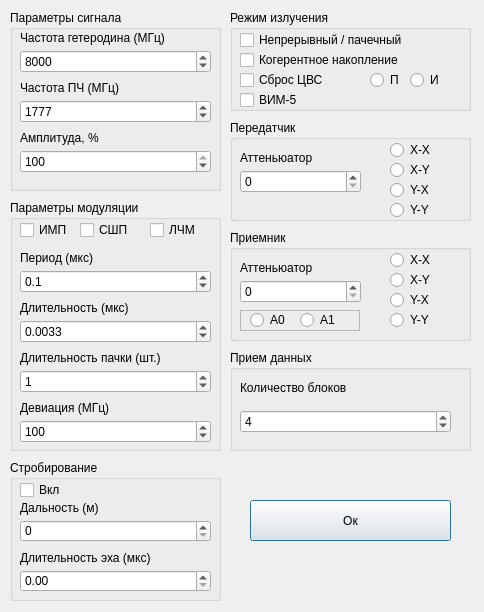
<?xml version="1.0" encoding="UTF-8"?>
<ui version="4.0">
 <class>formSettings</class>
 <widget class="QDialog" name="formSettings">
  <property name="windowModality">
   <enum>Qt::NonModal</enum>
  </property>
  <property name="geometry">
   <rect>
    <x>0</x>
    <y>0</y>
    <width>484</width>
    <height>612</height>
   </rect>
  </property>
  <property name="sizePolicy">
   <sizepolicy hsizetype="Ignored" vsizetype="Ignored">
    <horstretch>0</horstretch>
    <verstretch>0</verstretch>
   </sizepolicy>
  </property>
  <property name="minimumSize">
   <size>
    <width>484</width>
    <height>612</height>
   </size>
  </property>
  <property name="maximumSize">
   <size>
    <width>484</width>
    <height>612</height>
   </size>
  </property>
  <property name="contextMenuPolicy">
   <enum>Qt::NoContextMenu</enum>
  </property>
  <property name="windowTitle">
   <string>Настройка сканирования</string>
  </property>
  <property name="windowIcon">
   <iconset resource="res.qrc">
    <normaloff>:/img/logo.png</normaloff>:/img/logo.png</iconset>
  </property>
  <property name="modal">
   <bool>false</bool>
  </property>
  <widget class="QGroupBox" name="groupBox">
   <property name="geometry">
    <rect>
     <x>10</x>
     <y>10</y>
     <width>211</width>
     <height>181</height>
    </rect>
   </property>
   <property name="title">
    <string>Параметры сигнала</string>
   </property>
   <widget class="QLabel" name="label">
    <property name="geometry">
     <rect>
      <x>10</x>
      <y>20</y>
      <width>191</width>
      <height>16</height>
     </rect>
    </property>
    <property name="text">
     <string>Частота гетеродина (МГц)</string>
    </property>
   </widget>
   <widget class="QSpinBox" name="leGeterodin">
    <property name="geometry">
     <rect>
      <x>10</x>
      <y>40</y>
      <width>191</width>
      <height>23</height>
     </rect>
    </property>
    <property name="maximum">
     <number>10000</number>
    </property>
    <property name="value">
     <number>8000</number>
    </property>
   </widget>
   <widget class="QLabel" name="label_2">
    <property name="geometry">
     <rect>
      <x>10</x>
      <y>70</y>
      <width>191</width>
      <height>16</height>
     </rect>
    </property>
    <property name="text">
     <string>Частота ПЧ (МГц)</string>
    </property>
   </widget>
   <widget class="QSpinBox" name="leFreq">
    <property name="geometry">
     <rect>
      <x>10</x>
      <y>90</y>
      <width>191</width>
      <height>23</height>
     </rect>
    </property>
    <property name="maximum">
     <number>10001</number>
    </property>
    <property name="value">
     <number>1777</number>
    </property>
   </widget>
   <widget class="QLabel" name="label_3">
    <property name="geometry">
     <rect>
      <x>10</x>
      <y>120</y>
      <width>181</width>
      <height>16</height>
     </rect>
    </property>
    <property name="text">
     <string>Амплитуда, %</string>
    </property>
   </widget>
   <widget class="QSpinBox" name="leAmp">
    <property name="geometry">
     <rect>
      <x>10</x>
      <y>140</y>
      <width>191</width>
      <height>23</height>
     </rect>
    </property>
    <property name="maximum">
     <number>100</number>
    </property>
    <property name="value">
     <number>100</number>
    </property>
   </widget>
  </widget>
  <widget class="QGroupBox" name="groupBox_2">
   <property name="geometry">
    <rect>
     <x>10</x>
     <y>200</y>
     <width>211</width>
     <height>251</height>
    </rect>
   </property>
   <property name="title">
    <string>Параметры модуляции</string>
   </property>
   <widget class="QCheckBox" name="cbPulseMod">
    <property name="geometry">
     <rect>
      <x>10</x>
      <y>20</y>
      <width>61</width>
      <height>20</height>
     </rect>
    </property>
    <property name="text">
     <string>ИМП</string>
    </property>
   </widget>
   <widget class="QCheckBox" name="cbUWB">
    <property name="geometry">
     <rect>
      <x>70</x>
      <y>20</y>
      <width>61</width>
      <height>20</height>
     </rect>
    </property>
    <property name="text">
     <string>СШП</string>
    </property>
   </widget>
   <widget class="QCheckBox" name="cbLFM">
    <property name="geometry">
     <rect>
      <x>140</x>
      <y>20</y>
      <width>61</width>
      <height>20</height>
     </rect>
    </property>
    <property name="text">
     <string>ЛЧМ</string>
    </property>
   </widget>
   <widget class="QLabel" name="label_4">
    <property name="geometry">
     <rect>
      <x>10</x>
      <y>50</y>
      <width>161</width>
      <height>16</height>
     </rect>
    </property>
    <property name="text">
     <string>Период (мкс)</string>
    </property>
   </widget>
   <widget class="QDoubleSpinBox" name="lePeriod">
    <property name="geometry">
     <rect>
      <x>10</x>
      <y>70</y>
      <width>191</width>
      <height>23</height>
     </rect>
    </property>
    <property name="decimals">
     <number>1</number>
    </property>
    <property name="value">
     <double>0.100000000000000</double>
    </property>
   </widget>
   <widget class="QLabel" name="label_5">
    <property name="geometry">
     <rect>
      <x>10</x>
      <y>100</y>
      <width>161</width>
      <height>16</height>
     </rect>
    </property>
    <property name="text">
     <string>Длительность (мкс)</string>
    </property>
   </widget>
   <widget class="QDoubleSpinBox" name="leDuration">
    <property name="geometry">
     <rect>
      <x>10</x>
      <y>120</y>
      <width>191</width>
      <height>23</height>
     </rect>
    </property>
    <property name="decimals">
     <number>4</number>
    </property>
    <property name="value">
     <double>0.003300000000000</double>
    </property>
   </widget>
   <widget class="QLabel" name="label_6">
    <property name="geometry">
     <rect>
      <x>10</x>
      <y>150</y>
      <width>191</width>
      <height>16</height>
     </rect>
    </property>
    <property name="text">
     <string>Длительность пачки (шт.)</string>
    </property>
   </widget>
   <widget class="QSpinBox" name="leBurstLen">
    <property name="geometry">
     <rect>
      <x>10</x>
      <y>170</y>
      <width>191</width>
      <height>23</height>
     </rect>
    </property>
    <property name="maximum">
     <number>1000</number>
    </property>
    <property name="value">
     <number>1</number>
    </property>
   </widget>
   <widget class="QLabel" name="label_7">
    <property name="geometry">
     <rect>
      <x>10</x>
      <y>200</y>
      <width>191</width>
      <height>16</height>
     </rect>
    </property>
    <property name="text">
     <string>Девиация (МГц)</string>
    </property>
   </widget>
   <widget class="QSpinBox" name="leFreqRange">
    <property name="geometry">
     <rect>
      <x>10</x>
      <y>220</y>
      <width>191</width>
      <height>23</height>
     </rect>
    </property>
    <property name="maximum">
     <number>10000</number>
    </property>
    <property name="value">
     <number>100</number>
    </property>
    <property name="displayIntegerBase">
     <number>10</number>
    </property>
   </widget>
  </widget>
  <widget class="QGroupBox" name="groupBox_3">
   <property name="geometry">
    <rect>
     <x>10</x>
     <y>460</y>
     <width>211</width>
     <height>141</height>
    </rect>
   </property>
   <property name="title">
    <string>Стробирование</string>
   </property>
   <widget class="QCheckBox" name="cbGate">
    <property name="geometry">
     <rect>
      <x>10</x>
      <y>20</y>
      <width>85</width>
      <height>20</height>
     </rect>
    </property>
    <property name="text">
     <string>Вкл</string>
    </property>
   </widget>
   <widget class="QSpinBox" name="leGateDelay">
    <property name="geometry">
     <rect>
      <x>10</x>
      <y>60</y>
      <width>191</width>
      <height>22</height>
     </rect>
    </property>
   </widget>
   <widget class="QDoubleSpinBox" name="leGateDuration">
    <property name="geometry">
     <rect>
      <x>10</x>
      <y>110</y>
      <width>191</width>
      <height>22</height>
     </rect>
    </property>
   </widget>
   <widget class="QLabel" name="label_8">
    <property name="geometry">
     <rect>
      <x>10</x>
      <y>40</y>
      <width>181</width>
      <height>16</height>
     </rect>
    </property>
    <property name="text">
     <string>Дальность (м)</string>
    </property>
   </widget>
   <widget class="QLabel" name="label_9">
    <property name="geometry">
     <rect>
      <x>10</x>
      <y>90</y>
      <width>181</width>
      <height>16</height>
     </rect>
    </property>
    <property name="text">
     <string>Длительность эха (мкс)</string>
    </property>
   </widget>
  </widget>
  <widget class="QGroupBox" name="groupBox_4">
   <property name="geometry">
    <rect>
     <x>230</x>
     <y>10</y>
     <width>241</width>
     <height>101</height>
    </rect>
   </property>
   <property name="title">
    <string>Режим излучения</string>
   </property>
   <widget class="QCheckBox" name="cbCont">
    <property name="geometry">
     <rect>
      <x>10</x>
      <y>20</y>
      <width>221</width>
      <height>20</height>
     </rect>
    </property>
    <property name="text">
     <string>Непрерывный / пачечный</string>
    </property>
   </widget>
   <widget class="QCheckBox" name="cbCoherentAccum">
    <property name="geometry">
     <rect>
      <x>10</x>
      <y>40</y>
      <width>201</width>
      <height>20</height>
     </rect>
    </property>
    <property name="text">
     <string>Когерентное накопление</string>
    </property>
   </widget>
   <widget class="QCheckBox" name="cbDDSReset">
    <property name="geometry">
     <rect>
      <x>10</x>
      <y>60</y>
      <width>101</width>
      <height>20</height>
     </rect>
    </property>
    <property name="text">
     <string>Сброс ЦВС</string>
    </property>
   </widget>
   <widget class="QCheckBox" name="cbLOGM">
    <property name="geometry">
     <rect>
      <x>10</x>
      <y>80</y>
      <width>85</width>
      <height>20</height>
     </rect>
    </property>
    <property name="text">
     <string>ВИМ-5</string>
    </property>
   </widget>
   <widget class="QRadioButton" name="rbDdsRstBurst">
    <property name="geometry">
     <rect>
      <x>140</x>
      <y>60</y>
      <width>31</width>
      <height>20</height>
     </rect>
    </property>
    <property name="text">
     <string>П</string>
    </property>
   </widget>
   <widget class="QRadioButton" name="rbDdsRstPulse">
    <property name="geometry">
     <rect>
      <x>180</x>
      <y>60</y>
      <width>41</width>
      <height>20</height>
     </rect>
    </property>
    <property name="text">
     <string>И</string>
    </property>
   </widget>
  </widget>
  <widget class="QGroupBox" name="groupBox_5">
   <property name="geometry">
    <rect>
     <x>230</x>
     <y>120</y>
     <width>241</width>
     <height>101</height>
    </rect>
   </property>
   <property name="title">
    <string>Передатчик</string>
   </property>
   <widget class="QLabel" name="label_10">
    <property name="geometry">
     <rect>
      <x>10</x>
      <y>30</y>
      <width>111</width>
      <height>16</height>
     </rect>
    </property>
    <property name="text">
     <string>Аттеньюатор</string>
    </property>
   </widget>
   <widget class="QSpinBox" name="leTxAtt">
    <property name="geometry">
     <rect>
      <x>10</x>
      <y>50</y>
      <width>121</width>
      <height>23</height>
     </rect>
    </property>
   </widget>
   <widget class="QRadioButton" name="rbTxPolXX">
    <property name="geometry">
     <rect>
      <x>160</x>
      <y>20</y>
      <width>71</width>
      <height>20</height>
     </rect>
    </property>
    <property name="text">
     <string>X-X</string>
    </property>
   </widget>
   <widget class="QRadioButton" name="rbTxPolXY">
    <property name="geometry">
     <rect>
      <x>160</x>
      <y>40</y>
      <width>71</width>
      <height>20</height>
     </rect>
    </property>
    <property name="text">
     <string>X-Y</string>
    </property>
   </widget>
   <widget class="QRadioButton" name="rbTxPolYX">
    <property name="geometry">
     <rect>
      <x>160</x>
      <y>60</y>
      <width>71</width>
      <height>20</height>
     </rect>
    </property>
    <property name="text">
     <string>Y-X</string>
    </property>
   </widget>
   <widget class="QRadioButton" name="rbTxPolYY">
    <property name="geometry">
     <rect>
      <x>160</x>
      <y>80</y>
      <width>71</width>
      <height>20</height>
     </rect>
    </property>
    <property name="text">
     <string>Y-Y</string>
    </property>
   </widget>
  </widget>
  <widget class="QGroupBox" name="groupBox_6">
   <property name="geometry">
    <rect>
     <x>230</x>
     <y>230</y>
     <width>241</width>
     <height>111</height>
    </rect>
   </property>
   <property name="title">
    <string>Приемник</string>
   </property>
   <widget class="QLabel" name="label_11">
    <property name="geometry">
     <rect>
      <x>10</x>
      <y>30</y>
      <width>111</width>
      <height>16</height>
     </rect>
    </property>
    <property name="text">
     <string>Аттеньюатор</string>
    </property>
   </widget>
   <widget class="QSpinBox" name="leRxAtt">
    <property name="geometry">
     <rect>
      <x>10</x>
      <y>50</y>
      <width>121</width>
      <height>23</height>
     </rect>
    </property>
   </widget>
   <widget class="QRadioButton" name="rbRxPolXX">
    <property name="geometry">
     <rect>
      <x>160</x>
      <y>20</y>
      <width>71</width>
      <height>20</height>
     </rect>
    </property>
    <property name="text">
     <string>X-X</string>
    </property>
   </widget>
   <widget class="QRadioButton" name="rbRxPolXY">
    <property name="geometry">
     <rect>
      <x>160</x>
      <y>40</y>
      <width>71</width>
      <height>20</height>
     </rect>
    </property>
    <property name="text">
     <string>X-Y</string>
    </property>
   </widget>
   <widget class="QRadioButton" name="rbRxPolYX">
    <property name="geometry">
     <rect>
      <x>160</x>
      <y>60</y>
      <width>71</width>
      <height>20</height>
     </rect>
    </property>
    <property name="text">
     <string>Y-X</string>
    </property>
   </widget>
   <widget class="QRadioButton" name="rbRxPolYY">
    <property name="geometry">
     <rect>
      <x>160</x>
      <y>80</y>
      <width>71</width>
      <height>20</height>
     </rect>
    </property>
    <property name="text">
     <string>Y-Y</string>
    </property>
   </widget>
   <widget class="QFrame" name="frame">
    <property name="geometry">
     <rect>
      <x>10</x>
      <y>80</y>
      <width>120</width>
      <height>21</height>
     </rect>
    </property>
    <property name="frameShape">
     <enum>QFrame::StyledPanel</enum>
    </property>
    <property name="frameShadow">
     <enum>QFrame::Raised</enum>
    </property>
    <widget class="QRadioButton" name="rbRxAnt0">
     <property name="geometry">
      <rect>
       <x>10</x>
       <y>0</y>
       <width>41</width>
       <height>20</height>
      </rect>
     </property>
     <property name="text">
      <string>А0</string>
     </property>
    </widget>
    <widget class="QRadioButton" name="rbRxAnt1">
     <property name="geometry">
      <rect>
       <x>60</x>
       <y>0</y>
       <width>41</width>
       <height>20</height>
      </rect>
     </property>
     <property name="text">
      <string>А1</string>
     </property>
    </widget>
   </widget>
  </widget>
  <widget class="QGroupBox" name="groupBox_7">
   <property name="geometry">
    <rect>
     <x>230</x>
     <y>350</y>
     <width>241</width>
     <height>101</height>
    </rect>
   </property>
   <property name="title">
    <string>Прием данных</string>
   </property>
   <widget class="QLabel" name="label_12">
    <property name="geometry">
     <rect>
      <x>10</x>
      <y>30</y>
      <width>201</width>
      <height>16</height>
     </rect>
    </property>
    <property name="text">
     <string>Количество блоков</string>
    </property>
   </widget>
   <widget class="QSpinBox" name="leSubBufNum">
    <property name="geometry">
     <rect>
      <x>10</x>
      <y>60</y>
      <width>211</width>
      <height>23</height>
     </rect>
    </property>
    <property name="maximum">
     <number>1024</number>
    </property>
    <property name="value">
     <number>4</number>
    </property>
   </widget>
  </widget>
  <widget class="QPushButton" name="BitBtn1">
   <property name="geometry">
    <rect>
     <x>250</x>
     <y>500</y>
     <width>201</width>
     <height>41</height>
    </rect>
   </property>
   <property name="text">
    <string>Ок</string>
   </property>
  </widget>
 </widget>
 <resources>
  <include location="res.qrc"/>
 </resources>
 <connections/>
</ui>
